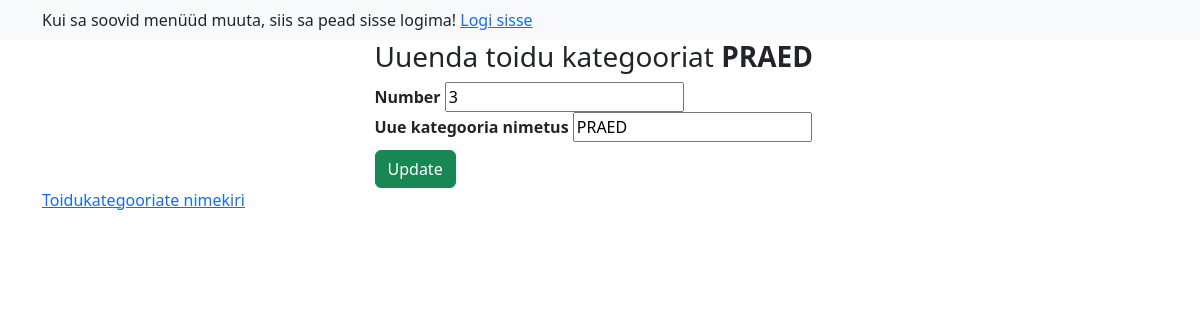
Screenshot of /app_admin/category_update/8 with the database file from the repository.
### app_admin/models.py (models this page shows)
class Category(models.Model):
    number = models.PositiveIntegerField(verbose_name="Number")
    name = models.CharField(max_length=255, unique=True, verbose_name="Uue kategooria nimetus")
    def __str__(self):
        return self.name

### app_admin/views.py (the view)
# urls.py: path('category_update/<int:pk>', views.CategoryUpdateView.as_view(), name='category_update'),
class CategoryUpdateView(UpdateView):
    template_name = 'app_admin/category_update.html'
    model = Category
    fields = '__all__'
    success_url = reverse_lazy('app_admin:category_list')

### app_admin/templates/app_admin/category_update.html (shortened to what this page needs)
{% extends 'base.html' %}
{% block content %}
	<div class="row">
    <div class="col-5 mx-auto">
        <h3>Uuenda toidu kategooriat <span class="fw-bold">{{ category }}</span></h3>
        <form method="post" class="form">
            {% for field in form %}
            	<div class="form-field">
                    <label for="{{ field.id_for_label }}" class="fw-bold">{{ field.label }}</label>
                    {{ field }}
                </div>
            {% endfor %}
            <input type="submit" value="Update" class="btn btn-success mt-2">
        </form>
    </div>
    <a href="{% url 'app_admin:category_list' %}">Toidukategooriate nimekiri</a>
    </div>
{% endblock %}

### rows the page displays
Category: name "PRAED", form "3" "PRAED"

### other values shown
{{ field.label }} "Number" "Uue kategooria nimetus"
